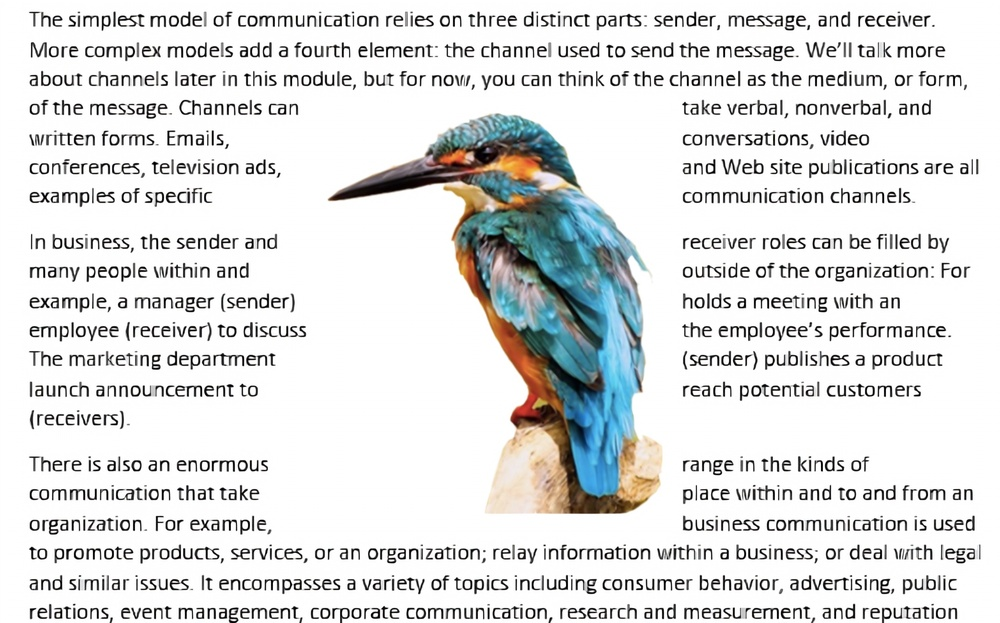
#> input picture output_edsr.jpg, 1000 x 623 px, shrunk from 2088 x 1300 before the run
$ python -i preProcessing.py   (imports and definitions only)
#> lines starting #> are read from the running program, lines starting #| are printed output that depends on the picture; after the words box and inside, x2 and y2 are one past the last pixel; in counts of white or black regions, pixels touching at a corner belong together
import cv2
import numpy as np
import pytesseract
from PIL import Image

# Set Tesseract path (if needed)
# pytesseract.pytesseract.tesseract_cmd = r'C:\Program Files\Tesseract-OCR\tesseract.exe'

def load_image(image_path):
    # Load image using OpenCV
#> called with image_path = 'output_edsr.jpg'
    image = cv2.imread(image_path, cv2.IMREAD_UNCHANGED)  # Load with alpha channel if present
#> image is the input picture: shape (623, 1000, 3); mean B, G, R 223.3, 223.5, 222.1
    if image is None:
        raise ValueError("Image not found or path is incorrect.")

    # Handle PNG transparency (if alpha channel exists)
    if image.shape[2] == 4:  # Check if the image has an alpha channel
        alpha = image[:, :, 3]  # Extract the alpha channel
        image = cv2.cvtColor(image, cv2.COLOR_BGRA2BGR)  # Convert to 3-channel BGR
        # Create a white background and blend the image
        white_bg = np.ones_like(image, dtype=np.uint8) * 255
        mask = alpha / 255.0  # Normalize alpha to [0, 1]
        image = (image * mask[:, :, np.newaxis] + white_bg * (1 - mask[:, :, np.newaxis])).astype(np.uint8)

    return image

def preprocess_image(image):
    # Convert to grayscale
    gray = cv2.cvtColor(image, cv2.COLOR_BGR2GRAY)
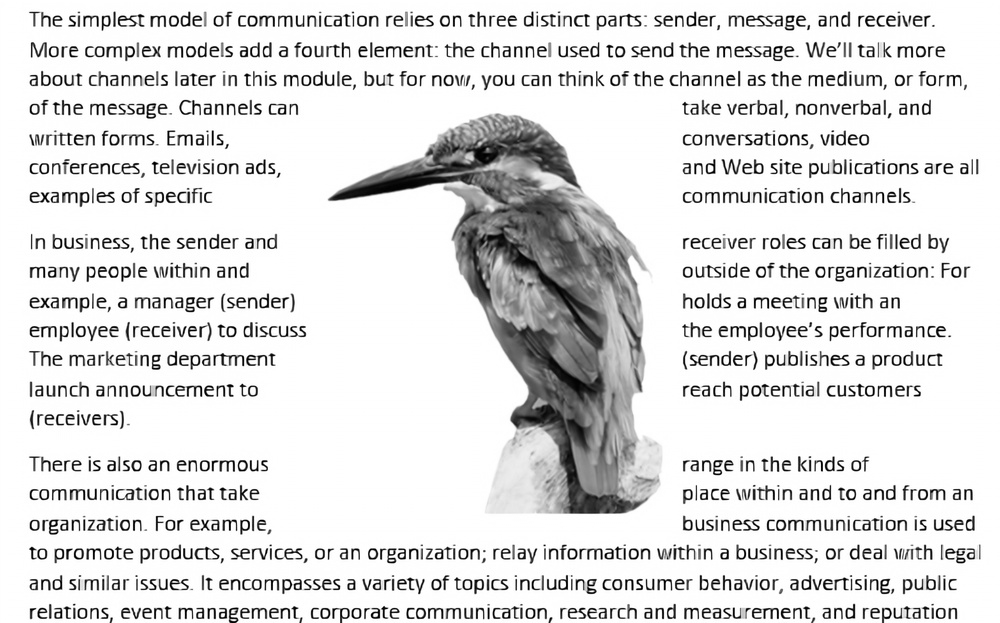
#> gray: shape (623, 1000); min 0, max 255, mean 223

    # Noise reduction using Gaussian Blur
    blurred = cv2.GaussianBlur(gray, (5, 5), 0)
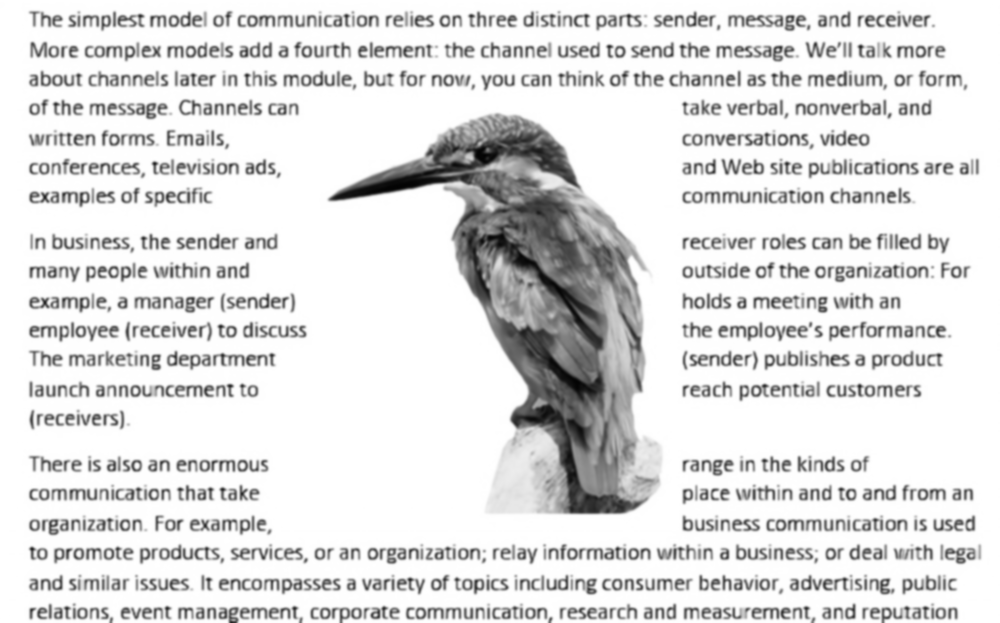
#> blurred: shape (623, 1000); min 3, max 255, mean 223.1

    # Contrast enhancement using CLAHE
    clahe = cv2.createCLAHE(clipLimit=2.0, tileGridSize=(8, 8))
    enhanced = clahe.apply(blurred)
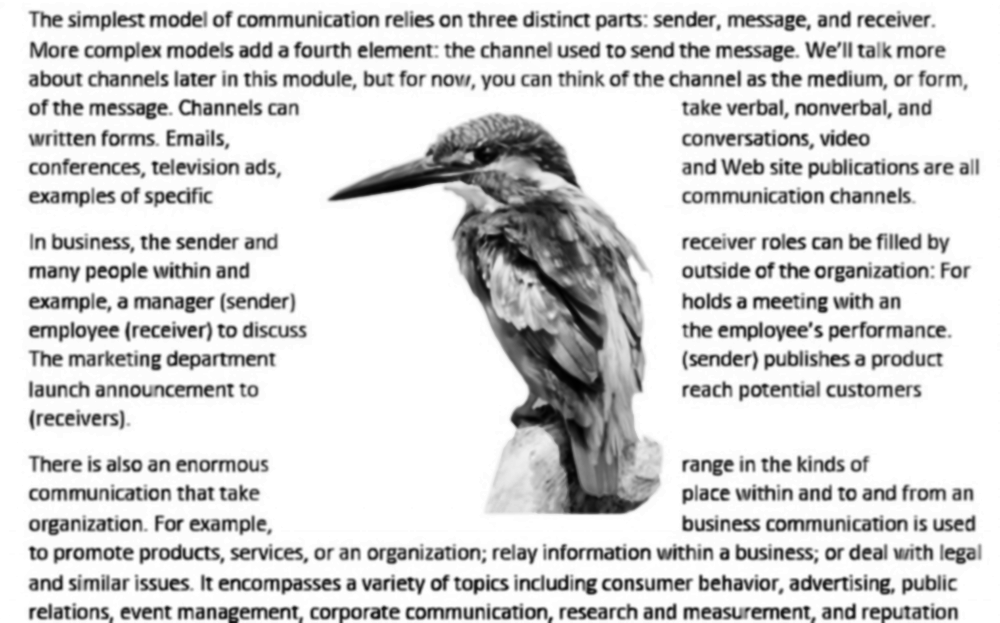
#> enhanced: shape (623, 1000); min 0, max 255, mean 214.5

    # Binarization using Otsu's thresholding
    _, binary = cv2.threshold(enhanced, 0, 255, cv2.THRESH_BINARY + cv2.THRESH_OTSU)
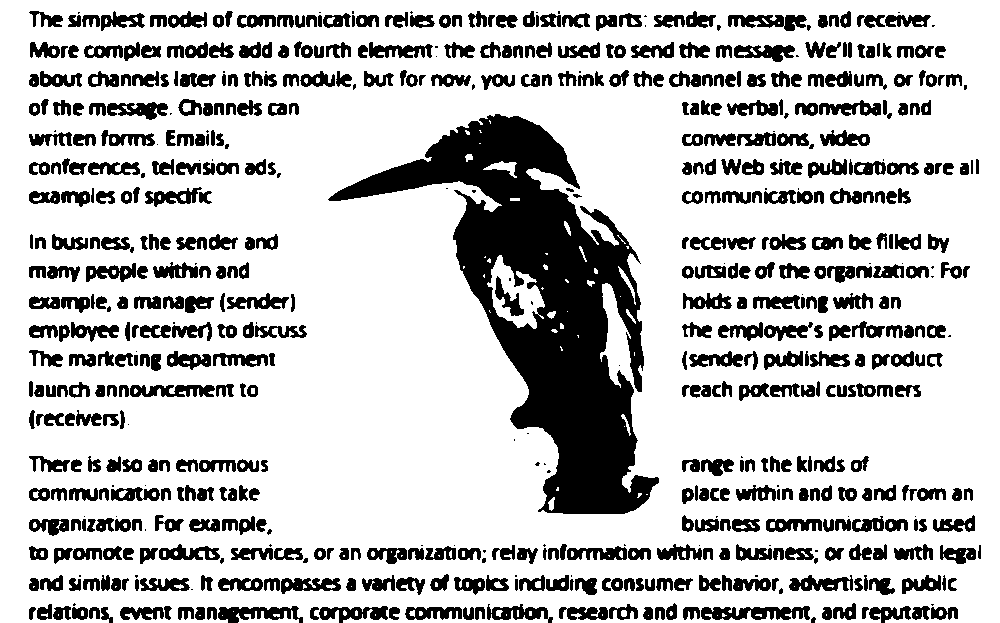
#> binary: shape (623, 1000); 76.6% white; 635 black regions (93 under 20 px), largest, box (x1, y1, x2, y2) and area: (328, 114, 659, 514) 45228, (701, 606, 810, 620) 1032, (218, 606, 303, 623) 845

    return binary


def main(image_path):
    # Step 1: Load and handle PNG transparency
    image = load_image(image_path)

    # Step 2: Preprocess the image
    preprocessed = preprocess_image(image)
    # Display results
    cv2.imwrite("preprocessed.jpg",preprocessed)

    return "preprocessed.jpg"


def enhance_with_edsr(input_path, output_path="output_edsr.jpg", model_path="EDSR_x4.pb"):
    # Initialize super-resolution model
    sr = cv2.dnn_superres.DnnSuperResImpl_create()
    sr.readModel(model_path)
    sr.setModel("edsr", 4)  # 4x upscaling

    # Read and process image
    img = cv2.imread(input_path)
    result = sr.upsample(img)

    # Save result
    cv2.imwrite(output_path, result)
    # Example usage
    image_path = output_path  # Replace with your PNG image path
    output_path = main(image_path)
    return output_path

# Usage
# [2 lines not run here, left out]

>>> result = main('output_edsr.jpg')
